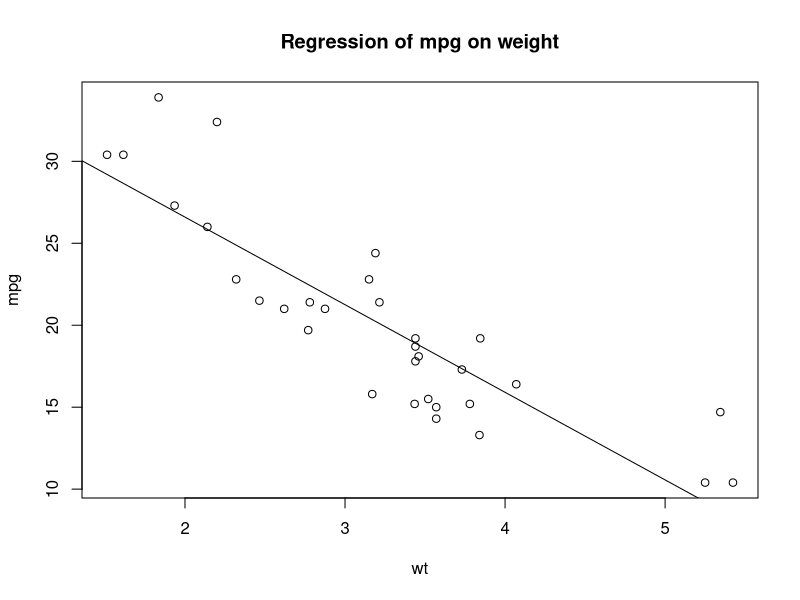

This chart was generated by the following R code:
# 矩阵
y <- matrix(1:20,nrow=5,ncol=4,byrow = TRUE)
print(y)

rnames <- c('R1','R2')
cnames <- c('c1','c2')
cells <- c(1,3,5,7)
newmatraix <- matrix(cells,nrow=2,ncol=2,byrow = TRUE,dimnames = list(rnames,cnames))

print(newmatraix[2,2])

# 数组
dim1 = c('a1','a2')
dim2 = c('b1','b2','b3')
dim3 = c('c1','c2','c3','c4')
z = array(1:24,c(2,3,4),dimnames = list(dim1,dim2,dim3))
print(z)


png(file = './result/test1.png')
attach(mtcars)
plot(wt,mpg)
abline(lm(mpg~wt))
title('Regression of mpg on weight')
detach(mtcars)
# Save the file.
dev.off()